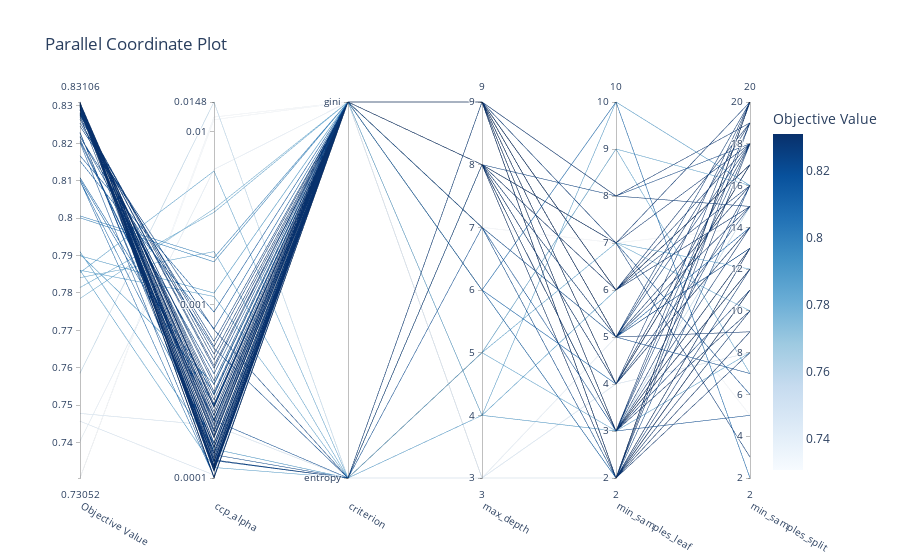

Here is the notebook cell this chart was saved with:
### Code cell
optuna.visualization.plot_parallel_coordinate(study_dt_balanced)
